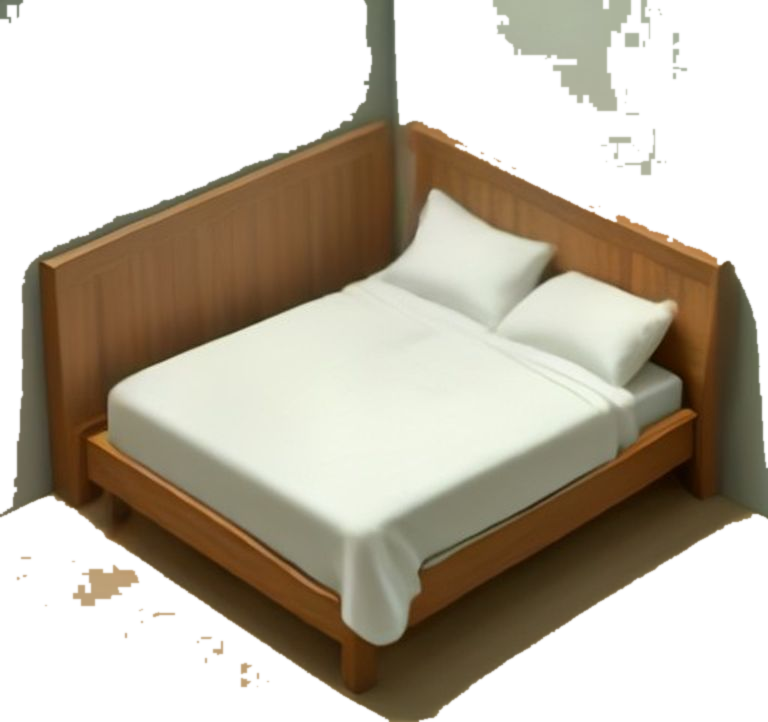
#> input picture game/tools/ai/archive/bed_single.png, 768 x 722 px
$ python -i ai_art.py   (imports and definitions only)
#> lines starting #> are read from the running program, lines starting #| are printed output that depends on the picture
# -*- coding: utf-8 -*-
"""
AI 아트 파이프라인 — Pollinations 익명 엔드포인트 (키 없이 무료)
- 스타일 레시피 기반 생성 + 속도제한 준수 + 재시도
- 흰 배경 스프라이트 컷아웃(가장자리 flood-fill) + 트림
실행: python ai_art.py [--only room|<asset_id>|all]
"""
import json
import os
import sys
import time
import urllib.parse
import urllib.request

from PIL import Image, ImageFilter

ROOT = os.path.normpath(os.path.join(os.path.dirname(os.path.abspath(__file__)), "..", ".."))
STAGE = os.path.join(ROOT, "tools", "ai", "staging")
OUT = os.path.join(ROOT, "assets", "ai_sprites")

BASE_STYLE = (
    "cozy mobile game illustration style, 2D isometric dollhouse view, "
    "warm pastel palette, chunky rounded toy-like shapes, soft global illumination, "
    "very soft contact shadows, clean edges, high detail, no text"
)

ROOM_PROMPT = (
    "empty small studio apartment room interior, isometric 2:1 dollhouse cutaway view from front corner, "
    "warm honey wood plank floor, peach colored walls on two back sides with baseboard trim, "
    "one window with sheer curtains on the left wall, small kitchenette along back wall, "
    "no furniture, no people" + ", " + BASE_STYLE
)

# (프롬프트, 실제 크기meter 기준: footprint cells w,h)
ASSETS = {
    "bed_single": ("single bed with sage green duvet, cream pillows, wooden frame, warm honey wood", 4, 8),
    "sofa_two": ("two-seat cream sofa with terracotta throw cushion and mustard blanket", 6, 3),
    "desk_small": ("small wooden desk with monitor, mug and books, warm wood", 5, 2),
    "chair_basic": ("wooden chair with mustard seat cushion", 2, 2),
    "tv_43": ("low wooden TV console with TV screen and small plant", 4, 2),
    "rug_oval": ("oval rug, sage green border with cream center, flat top view slightly angled", 6, 4),
    "plant_monstera": ("potted monstera plant in terracotta pot, deep green leaves", 2, 2),
    "floor_lamp": ("floor lamp with warm glowing cream shade, brass pole", 2, 2),
    "side_table": ("round wooden side table with coffee mug and small book", 2, 2),
    "picture_frame": ("framed abstract art picture with sage and terracotta shapes, front view", 2, 2),
    "wall_shelf": ("floating wooden wall shelf with books, small plant and mini frame, front view", 4, 1),
}

RATE_LIMIT_SEC = 6.0


# [18 lines left out: function fetch, not called in this run]


def cutout_white(src: str, dst: str, tol: int = 235) -> None:
    """가장자리 flood-fill 기반 흰배경 제거 + 트림 + 스무딩"""
#> called with src = 'archive/bed_single.png', dst = 'out.png', tol = 235
    img = Image.open(src).convert("RGBA")
#> img is the input picture: PIL image 768x722 RGBA; mean R, G, B, A 147.6, 136.5, 110, 149.7
    w, h = img.size
#> w = 768; h = 722
    px = img.load()
    visited = [[False] * w for _ in range(h)]
    stack = []
    for x in range(w):
        stack.append((x, 0))
        stack.append((x, h - 1))
    for y in range(h):
        stack.append((0, y))
        stack.append((w - 1, y))
    while stack:
        x, y = stack.pop()
        if x < 0 or y < 0 or x >= w or y >= h or visited[y][x]:
            continue
        visited[y][x] = True
        r, g, b, a = px[x, y]
        if r >= tol and g >= tol and b >= tol:
            px[x, y] = (r, g, b, 0)
            stack.extend(((x + 1, y), (x - 1, y), (x, y + 1), (x, y - 1)))
#> this loop made 2980 passes
#> (r, g, b) on passes 1 to 3: (161, 143, 105), (175, 153, 114), (161, 143, 105)
#> after the loop, stack = []; visited = 722 items
    bbox = img.getbbox()
#> bbox = (0, 0, 768, 722)
    if bbox:
        img = img.crop(bbox)
    # 알파 가장자리 부드럽게
    alpha = img.split()[3].filter(ImageFilter.GaussianBlur(1.2))
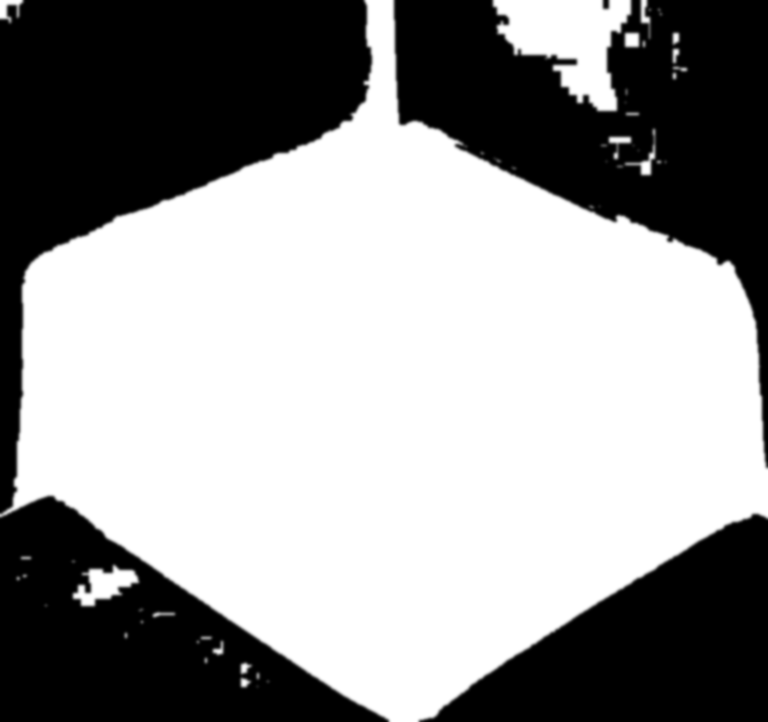
#> alpha: PIL image 768x722 L; min 0, max 255, mean 149.7
    img.putalpha(alpha)
    img.save(dst)


# [41 lines left out: function main, not called in this run]


# [2 lines not run here, left out]

>>> result = cutout_white('archive/bed_single.png', 'out.png')

$ run again, on game/tools/ai/staging/chair_basic_raw.png
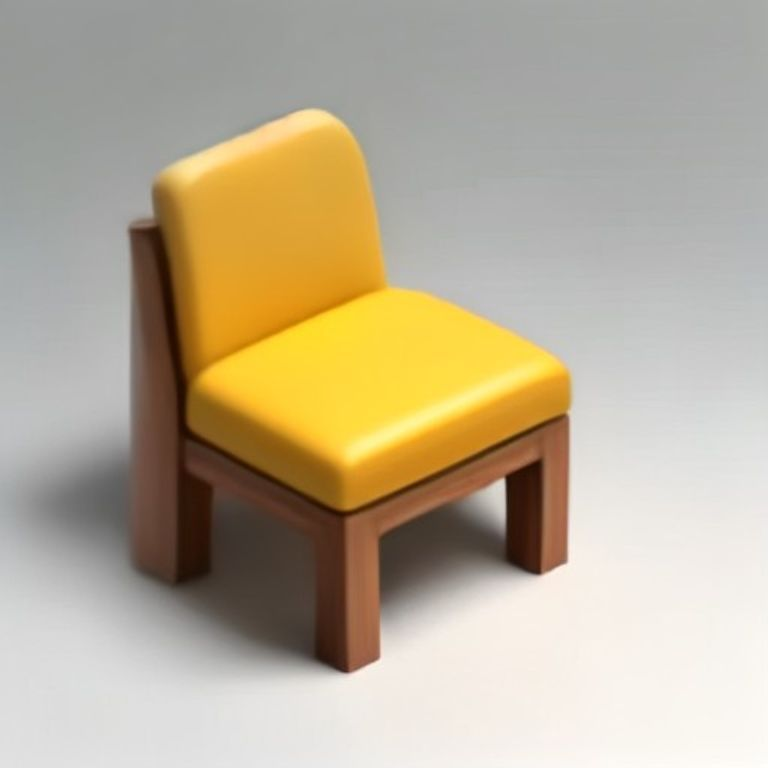
#> input picture game/tools/ai/staging/chair_basic_raw.png, 768 x 768 px
#> the loop in cutout_white, `while stack:` made 146040 passes
#> (r, g, b) on passes 1 to 3: (255, 254, 250), (255, 255, 251), (255, 255, 251)
#> after the loop in cutout_white, `while stack:`: stack = []; visited = 768 items
#> bbox = (0, 0, 768, 768)
#> in cutout_white, `alpha = img.split()[3].filter(ImageFilter.GaussianBlur(1.2))`:
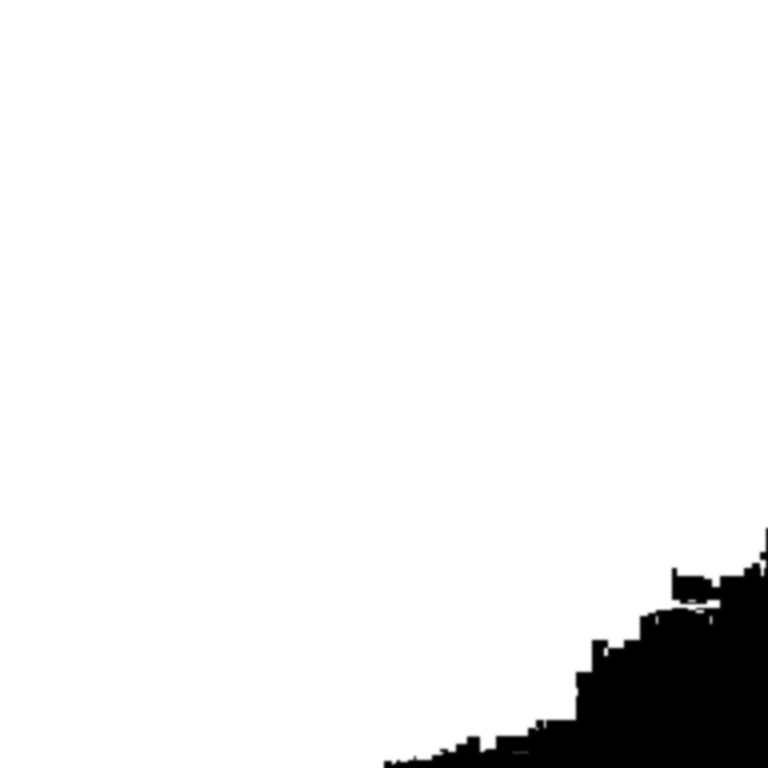
#> alpha: PIL image 768x768 L; min 0, max 255, mean 239.5
